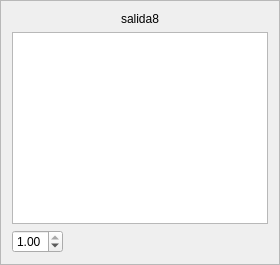
                     <widget class="QFrame" name="outframe8">
                      <property name="sizePolicy">
                       <sizepolicy hsizetype="Preferred" vsizetype="Preferred">
                        <horstretch>0</horstretch>
                        <verstretch>0</verstretch>
                       </sizepolicy>
                      </property>
                      <property name="frameShape">
                       <enum>QFrame::StyledPanel</enum>
                      </property>
                      <property name="frameShadow">
                       <enum>QFrame::Raised</enum>
                      </property>
                      <layout class="QGridLayout" name="gridLayout_33">
                       <item row="0" column="0">
                        <layout class="QVBoxLayout" name="verticalLayout_24">
                         <item>
                          <widget class="QLabel" name="outlabel8">
                           <property name="sizePolicy">
                            <sizepolicy hsizetype="Expanding" vsizetype="Preferred">
                             <horstretch>0</horstretch>
                             <verstretch>0</verstretch>
                            </sizepolicy>
                           </property>
                           <property name="text">
                            <string>salida8</string>
                           </property>
                           <property name="alignment">
                            <set>Qt::AlignCenter</set>
                           </property>
                          </widget>
                         </item>
                         <item>
                          <widget class="QListWidget" name="outlist8">
                           <property name="sizePolicy">
                            <sizepolicy hsizetype="Preferred" vsizetype="Expanding">
                             <horstretch>0</horstretch>
                             <verstretch>0</verstretch>
                            </sizepolicy>
                           </property>
                          </widget>
                         </item>
                         <item>
                          <widget class="QDoubleSpinBox" name="outweight8">
                           <property name="sizePolicy">
                            <sizepolicy hsizetype="Fixed" vsizetype="Fixed">
                             <horstretch>0</horstretch>
                             <verstretch>0</verstretch>
                            </sizepolicy>
                           </property>
                           <property name="accelerated">
                            <bool>true</bool>
                           </property>
                           <property name="maximum">
                            <double>1.000000000000000</double>
                           </property>
                           <property name="singleStep">
                            <double>0.010000000000000</double>
                           </property>
                           <property name="value">
                            <double>1.000000000000000</double>
                           </property>
                          </widget>
                         </item>
                        </layout>
                       </item>
                      </layout>
                     </widget>
